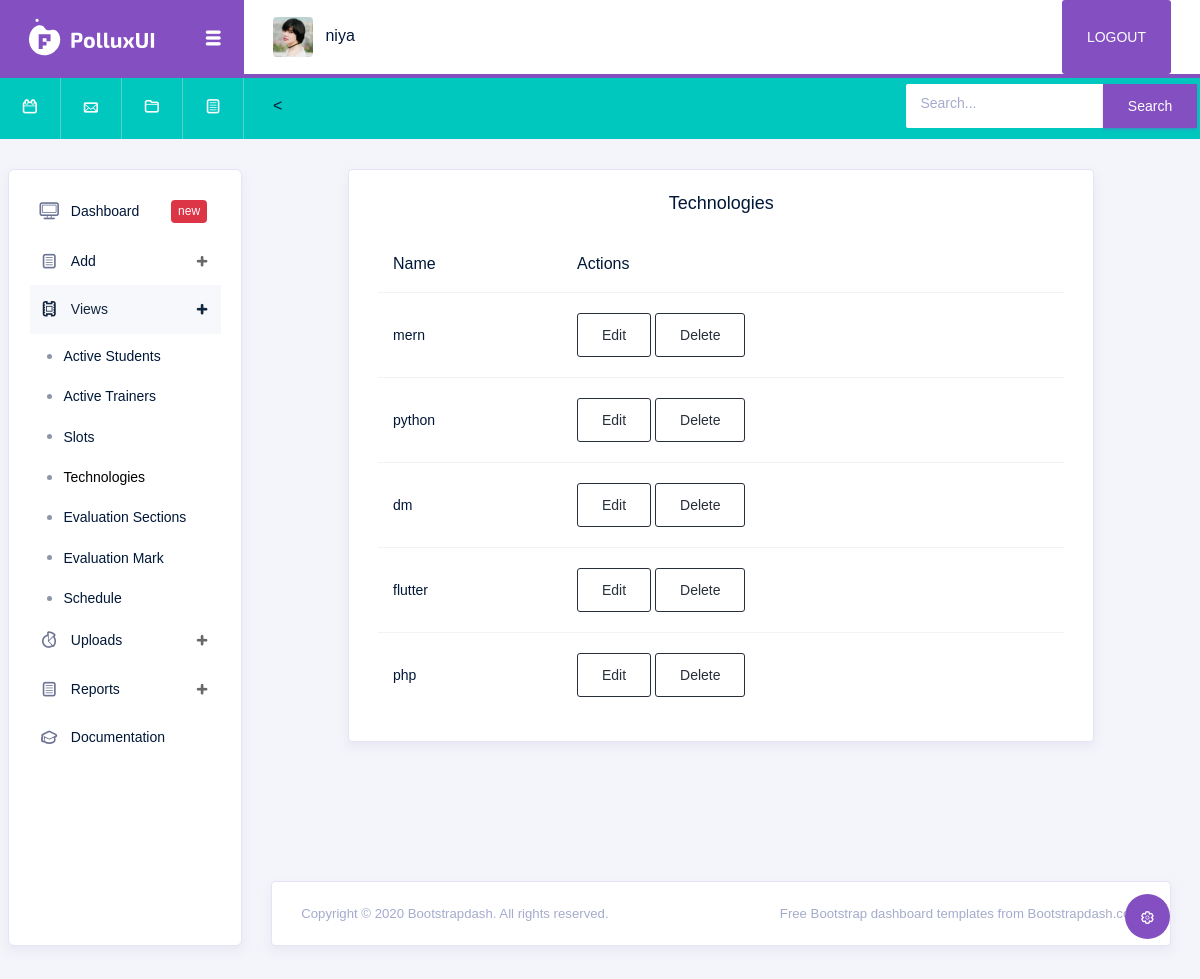
The app's page /technology_view (signed in) with its own data.
### Futura_App/models.py (models this page shows, shortened)
class Login(AbstractUser):
    is_student = models.BooleanField(default=False)
    is_trainer = models.BooleanField(default=False)

class Technologies(models.Model):
    name = models.CharField(max_length=100,null=True, blank=True)

### Futura_App/admin_views.py (the view)
# urls.py: path('technology_view', admin_views.technology_view, name='technology_view'),
@login_required(login_url='login_view')
def technology_view(request):
    details = Technologies.objects.all()
    return render(request, 'admintemp/technology_view.html',{'details':details})

### templates/admintemp/technology_view.html (shortened to what this page needs)
{% extends 'admintemp/base.html' %}
{% load crispy_forms_tags %}
{% block content %}
  <div class="container">
    <div class="row justify-content-center">
      <div class="col-lg-10">
        <div class="card">
          <div class="card-body">
            <h5 class="card-title text-center">Technologies</h5>
            {% if not details %}
         <h1 class="text-center">No contents </h1>
    {% else %}
            <div class="table-responsive">
              <table class="table">
                <thead>
                  <tr>
                    <th scope="col">Name</th>
                    <th scope="col">Actions</th>
                  </tr>
                </thead>
                <tbody>
                  {% for i in details %}
                    <tr>
                      <td>{{i.name}}</td>
                      <td>
                         <a href="{% url 'technology_update' i.id %}" class="btn btn-outline-dark">Edit</a>
                        <form action="{% url 'technology_delete' i.id %}" method="post" style="display: inline;">
            <button type="submit" class="btn btn-outline-dark">Delete</button>
        </form>
                      </td>
                    </tr>
                  {% endfor %}
                </tbody>
              </table>
            </div>
            {% endif %}
          </div>
        </div>
      </div>
    </div>
  </div>
{% endblock %}

### templates/admintemp/base.html (shortened to what this page needs)
<!DOCTYPE html>
<html lang="en">
{% load static %}
<head>
  <link rel="stylesheet" href=" {% static 'adminvendor/vendors/typicons/typicons.css' %} ">
  <link rel="stylesheet" href=" {% static 'adminvendor/vendors/css/vendor.bundle.base.css' %} ">
  <link rel="stylesheet" href=" {% static 'css/admincss/css/vertical-layout-light/style.css' %} ">
</head>
<body>
  <div class="container-scroller">
    <nav class="navbar col-lg-12 col-12 p-0 fixed-top d-flex flex-row">
      <div class="navbar-brand-wrapper d-flex justify-content-center">
        <div class="navbar-brand-inner-wrapper d-flex justify-content-between align-items-center w-100">
          <a class="navbar-brand brand-logo" href=" {% static 'index.html' %} "><img src=" {% static 'images/adminimages/images/logo.svg' %} " alt="logo"/></a>
          <button class="navbar-toggler navbar-toggler align-self-center" type="button" data-toggle="minimize">
            <span class="typcn typcn-th-menu"></span>
          </button>
        </div>
      </div>
      <div class="navbar-menu-wrapper d-flex align-items-center justify-content-end">
        <ul class="navbar-nav mr-lg-2">
          <li class="nav-item nav-profile dropdown">
            <a class="nav-link" href="#" data-toggle="dropdown" id="profileDropdown">
              <img src=" {% static 'images/adminimages/images/faces/face5.jpg' %} " alt="profile"/>
              <span class="nav-profile-name">{{request.user}}</span>
            </a>
          </li>
        </ul>
        <ul class="navbar-nav navbar-nav-right">
          <button class="btn" style="background-color:#844fc1;"><a href="{% url 'logout_view' %}" style="color:white;text-decoration:none" >LOGOUT</a></button>
       </ul>
      </div>
    </nav>
    <nav class="navbar-breadcrumb col-xl-12 col-12 d-flex flex-row p-0">
      <div class="navbar-links-wrapper d-flex align-items-stretch">
        <div class="nav-link">
          <a href=" {% static 'javascript:;' %} "><i class="typcn typcn-calendar-outline"></i></a>
        </div>
        <div class="nav-link">
          <a href=" {% static 'javascript:;' %} "><i class="typcn typcn-mail"></i></a>
        </div>
        <div class="nav-link">
          <a href=" {% static 'javascript:;' %} "><i class="typcn typcn-folder"></i></a>
        </div>
        <div class="nav-link">
          <a href=" {% static 'javascript:;' %} "><i class="typcn typcn-document-text"></i></a>
        </div>
      </div>
      <div class="navbar-menu-wrapper d-flex align-items-center justify-content-end">
<        <ul class="navbar-nav navbar-nav-right">
          <li class="nav-item nav-search d-none d-md-block mr-0">
            <form class="form-inline">
            <div class="input-group">
              <input type="text" class="form-control" placeholder="Search..." id="searchField"  name="srch" aria-label="search" aria-describedby="search">
              <div class="input-group-prepend">
                 <button class="btn btn-primary" type="submit">Search</button>
              </div>
            </div>
            </form>
          </li>
        </ul>
      </div>
    </nav>
    <div class="container-fluid page-body-wrapper">
      <div class="theme-setting-wrapper">
        <div id="settings-trigger"><i class="typcn typcn-cog-outline"></i></div>
      </div>
      <nav class="sidebar sidebar-offcanvas" id="sidebar">
        <ul class="nav">
          <li class="nav-item">
            <a class="nav-link" href=" {% url 'admin_page' %} ">
              <i class="typcn typcn-device-desktop menu-icon"></i>
              <span class="menu-title">Dashboard</span>
              <div class="badge badge-danger">new</div>
            </a>
          </li>
          <li class="nav-item">
            <a class="nav-link" data-toggle="collapse" href="#ui-basic" aria-expanded="false" aria-controls="ui-basic">
              <i class="typcn typcn-document-text menu-icon"></i>
              <span class="menu-title">Add</span>
              <i class="menu-arrow"></i>
            </a>
          </li>
          <li class="nav-item">
            <a class="nav-link" data-toggle="collapse" href="#form-elements" aria-expanded="false" aria-controls="viewsdata">
              <i class="typcn typcn-film menu-icon"></i>
              <span class="menu-title">Views</span>
              <i class="menu-arrow"></i>
            </a>
            <div class="collapse" id="form-elements">
              <ul class="nav flex-column sub-menu">
                <li class="nav-item"> <a class="nav-link" href="{% url 'student_view' %}">Active Students</a></li>
              </ul>
              <ul class="nav flex-column sub-menu">
                <li class="nav-item"> <a class="nav-link" href="{% url 'trainer_view' %}">Active Trainers</a></li>
              </ul>
              <ul class="nav flex-column sub-menu">
                <li class="nav-item"> <a class="nav-link" href="{% url 'slot_view' %}">Slots</a></li>
              </ul>
              <ul class="nav flex-column sub-menu">
                <li class="nav-item"> <a class="nav-link" href="{% url 'technology_view' %}">Technologies</a></li>
              </ul>
              <ul class="nav flex-column sub-menu">
                <li class="nav-item"> <a class="nav-link" href="{% url 'sections_view' %}">Evaluation Sections</a></li>
              </ul>
              <ul class="nav flex-column sub-menu">
                <li class="nav-item"> <a class="nav-link" href="{% url 'admin_evaluation' %}">Evaluation Mark</a></li>
              </ul>
              <ul class="nav flex-column sub-menu">
                <li class="nav-item"> <a class="nav-link" href="{% url 'schedule_view' %}">Schedule</a></li>
              </ul>
            </div>
          </li>
          <li class="nav-item">
            <a class="nav-link" data-toggle="collapse" href="#charts"aria-expanded="false" aria-controls="charts">
              <i class="typcn typcn-chart-pie-outline menu-icon"></i>
              <span class="menu-title">Uploads</span>
              <i class="menu-arrow"></i>
            </a>
          </li>
<li class="nav-item">
            <a class="nav-link" data-toggle="collapse" href="#report" aria-expanded="false" aria-controls="ui-basic">
              <i class="typcn typcn-document-text menu-icon"></i>
              <span class="menu-title">Reports</span>
              <i class="menu-arrow"></i>
            </a>
          </li>
          <li class="nav-item">
            <a class="nav-link" href="https://bootstrapdash.com/demo/polluxui-free/docs/documentation.html">
              <i class="typcn typcn-mortar-board menu-icon"></i>
              <span class="menu-title">Documentation</span>
            </a>
          </li>
        </ul>
      </nav>
      <div class="main-panel">
        <div class="content-wrapper">
          <div class="row">
            {% block content %}{% endblock %}
            <div class="col-xl-6 grid-margin stretch-card flex-column">
              <div class="row">
              </div>
            </div>
            <div class="col-xl-6 grid-margin stretch-card flex-column">
              <div class="row h-100">
                <div class="col-md-12 stretch-card">
                </div>
              </div>
            </div>
          </div>
          <div class="row">
            <div class="col-xl-4 grid-margin stretch-card">
            </div>
            <div class="col-md-6 col-xl-4 grid-margin stretch-card">
              <div class="row">
              </div>
            </div>
            <div class="col-md-6 col-xl-4 grid-margin stretch-card">
            </div>
          </div>
          <div class="row">
          </div>
        </div>
        <footer class="footer">
            <div class="card">
                <div class="card-body">
                    <div class="d-sm-flex justify-content-center justify-content-sm-between">
                        <span class="text-muted text-center text-sm-left d-block d-sm-inline-block">Copyright © 2020 <a href="https://www.bootstrapdash.com/" class="text-muted" target="_blank">Bootstrapdash</a>. All rights reserved.</span>
                        <span class="float-none float-sm-right d-block mt-1 mt-sm-0 text-center text-muted">Free <a href="https://www.bootstrapdash.com/" class="text-muted" target="_blank">Bootstrap dashboard</a> templates from Bootstrapdash.com</span>
                    </div>
                </div>
            </div>
        </footer>
      </div>
    </div>
  </div>
</body>
</html>

### records on screen
Login: user "niya"
Technologies: name "mern"
Technologies: name "python"
Technologies: name "dm"
Technologies: name "flutter"
Technologies: name "php"
